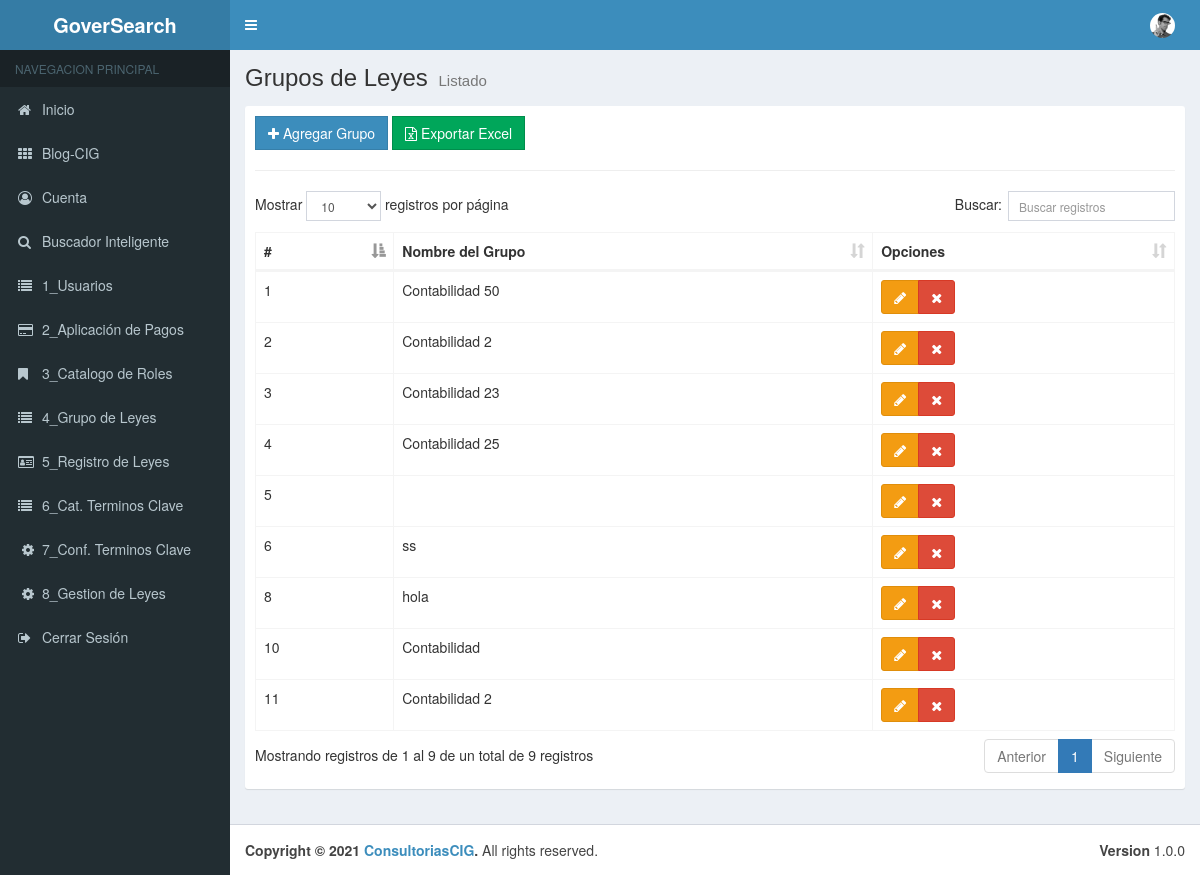
The app's page /00_Menu/cGrupo_Leyes with its own data.
### tables this page shows
CREATE TABLE `tbl_gpo_leyes` (
  `pk_Gpo_Ley` int(11) NOT NULL,
  `Nombre_de_Grupo` varchar(50) NOT NULL,
  `Estado` bit(1) NOT NULL
);

### application/controllers/00_Menu/cGrupo_Leyes.php (called while the page is built, shortened)
<?php
class cGrupo_Leyes extends CI_Controller {
	public function __construct(){
		$this->load->model("Grupo_Leyes_Model");
		$this->load->library('export_excel');
	}
	public function index()
	{
		$data = array(
			'gpleyes' =>$this->Grupo_Leyes_Model->getGrupo_Model(),
	   );
		$this->load->view("layouts/header");
		$this->load->view("layouts/aside");
		$this->load->view("admin/01_Menu/vGrupo_Leyes/list", $data);
		$this->load->view("layouts/footer");
	}
}

### index.php (called while the page is built, shortened)
<?php
require_once BASEPATH.'core/CodeIgniter.php';

### application/models/Grupo_Leyes_Model.php (called while the page is built, shortened)
<?php
class Grupo_Leyes_Model extends CI_Model {
    public function getGrupo_Model(){
        $this->db->where("Estado","1");
        $resultados = $this->db->get("tbl_gpo_leyes");
        return $resultados->result();
    }
}

### application/views/admin/01_Menu/vGrupo_Leyes/list.php (the view, shortened to what this page needs)
<div class="content-wrapper">
    <section class="content-header">
        <h1>
        Grupos de Leyes
        <small>Listado</small>
        </h1>
    </section>
    <section class="content">
        <div class="box box-solid">
            <div class="box-body">
                <div class="row">
                    <div class="col-md-12">
                        <a href="<?php echo base_url();?>00_Menu/cGrupo_Leyes/add" class="btn btn-primary btn-flat"><span class="fa fa-plus"></span> Agregar Grupo</a>
                        <a href="<?php echo base_url();?>00_Menu/cGrupo_Leyes/dExcel" class="btn btn-success btn-flat"><span class="fa fa-file-excel-o"></span> Exportar Excel</a>
                    </div>
                </div>
                <hr>
                <div class="row">
                    <div class="col-md-12">
                        <table id="example1" class="table table-bordered table-hover">
                            <thead>
                            <tr>
                                <th>#</th>
                                <th>Nombre del Grupo</th>
                                <th>Opciones</th>
                                </tr>
                            </thead>
                            <tbody>
                                <?php if(!empty($gpleyes)):?>
                                    <?php foreach($gpleyes as $gpley):?>
                                        <tr>
                                            <td><?php echo $gpley->pk_Gpo_Ley;?></td>
                                            <td><?php echo $gpley->Nombre_de_Grupo;?></td>
                                            <td>
                                                <div class="btn-group">
                                                    <a href="<?php echo base_url();?>00_Menu/cGrupo_Leyes/edit/<?php echo $gpley->pk_Gpo_Ley;?>" class="btn btn-warning"><span class="fa fa-pencil"></span></a>
                                                    <a href="<?php echo base_url();?>00_Menu/cGrupo_Leyes/delete/<?php echo $gpley->pk_Gpo_Ley;?>" class="btn btn-danger btn-remove"><span class="fa fa-remove"></span></a>                                                        </div>
                                            </td>
                                        </tr>
                                    <?php endforeach;?>
                                <?php endif;?>
                            </tbody>
                        </table>
                    </div>
                </div>
            </div>
        </div>
    </section>
</div>

### records on screen
tbl_gpo_leyes: pk_Gpo_Ley "1", Nombre_de_Grupo "Contabilidad 50"
tbl_gpo_leyes: pk_Gpo_Ley "2", Nombre_de_Grupo "Contabilidad 2"
tbl_gpo_leyes: pk_Gpo_Ley "3", Nombre_de_Grupo "Contabilidad 23"
tbl_gpo_leyes: pk_Gpo_Ley "4", Nombre_de_Grupo "Contabilidad 25"
tbl_gpo_leyes: pk_Gpo_Ley "5"
tbl_gpo_leyes: pk_Gpo_Ley "6", Nombre_de_Grupo "ss"
tbl_gpo_leyes: pk_Gpo_Ley "8", Nombre_de_Grupo "hola"
tbl_gpo_leyes: pk_Gpo_Ley "10", Nombre_de_Grupo "Contabilidad"
tbl_gpo_leyes: pk_Gpo_Ley "11", Nombre_de_Grupo "Contabilidad 2"
